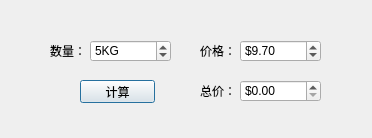
<?xml version="1.0" encoding="UTF-8"?>
<ui version="4.0">
 <class>QSpinBoxDemoClass</class>
 <widget class="QDialog" name="QSpinBoxDemoClass">
  <property name="geometry">
   <rect>
    <x>0</x>
    <y>0</y>
    <width>372</width>
    <height>138</height>
   </rect>
  </property>
  <property name="windowTitle">
   <string>QSpinBoxDemo</string>
  </property>
  <widget class="QLabel" name="label">
   <property name="geometry">
    <rect>
     <x>50</x>
     <y>40</y>
     <width>41</width>
     <height>21</height>
    </rect>
   </property>
   <property name="text">
    <string>数量：</string>
   </property>
  </widget>
  <widget class="QSpinBox" name="sbNum">
   <property name="geometry">
    <rect>
     <x>90</x>
     <y>40</y>
     <width>81</width>
     <height>22</height>
    </rect>
   </property>
   <property name="suffix">
    <string>KG</string>
   </property>
   <property name="maximum">
    <number>1000</number>
   </property>
   <property name="singleStep">
    <number>2</number>
   </property>
   <property name="value">
    <number>5</number>
   </property>
  </widget>
  <widget class="QLabel" name="label_2">
   <property name="geometry">
    <rect>
     <x>200</x>
     <y>40</y>
     <width>41</width>
     <height>21</height>
    </rect>
   </property>
   <property name="text">
    <string>价格：</string>
   </property>
  </widget>
  <widget class="QDoubleSpinBox" name="sbPrice">
   <property name="geometry">
    <rect>
     <x>240</x>
     <y>40</y>
     <width>81</width>
     <height>22</height>
    </rect>
   </property>
   <property name="prefix">
    <string>$</string>
   </property>
   <property name="maximum">
    <double>1000.000000000000000</double>
   </property>
   <property name="singleStep">
    <double>5.000000000000000</double>
   </property>
   <property name="value">
    <double>9.699999999999999</double>
   </property>
  </widget>
  <widget class="QPushButton" name="btnCount">
   <property name="geometry">
    <rect>
     <x>80</x>
     <y>80</y>
     <width>75</width>
     <height>23</height>
    </rect>
   </property>
   <property name="text">
    <string>计算</string>
   </property>
  </widget>
  <widget class="QLabel" name="label_3">
   <property name="geometry">
    <rect>
     <x>200</x>
     <y>80</y>
     <width>41</width>
     <height>21</height>
    </rect>
   </property>
   <property name="text">
    <string>总价：</string>
   </property>
  </widget>
  <widget class="QDoubleSpinBox" name="sbTotal">
   <property name="geometry">
    <rect>
     <x>240</x>
     <y>80</y>
     <width>81</width>
     <height>22</height>
    </rect>
   </property>
   <property name="prefix">
    <string>$</string>
   </property>
   <property name="maximum">
    <double>1000000.000000000000000</double>
   </property>
  </widget>
 </widget>
 <layoutdefault spacing="6" margin="11"/>
 <resources>
  <include location="QSpinBoxDemo.qrc"/>
 </resources>
 <connections>
  <connection>
   <sender>btnCount</sender>
   <signal>clicked()</signal>
   <receiver>QSpinBoxDemoClass</receiver>
   <slot>on_count()</slot>
   <hints>
    <hint type="sourcelabel">
     <x>115</x>
     <y>93</y>
    </hint>
    <hint type="destinationlabel">
     <x>175</x>
     <y>108</y>
    </hint>
   </hints>
  </connection>
 </connections>
 <slots>
  <slot>on_count()</slot>
 </slots>
</ui>
